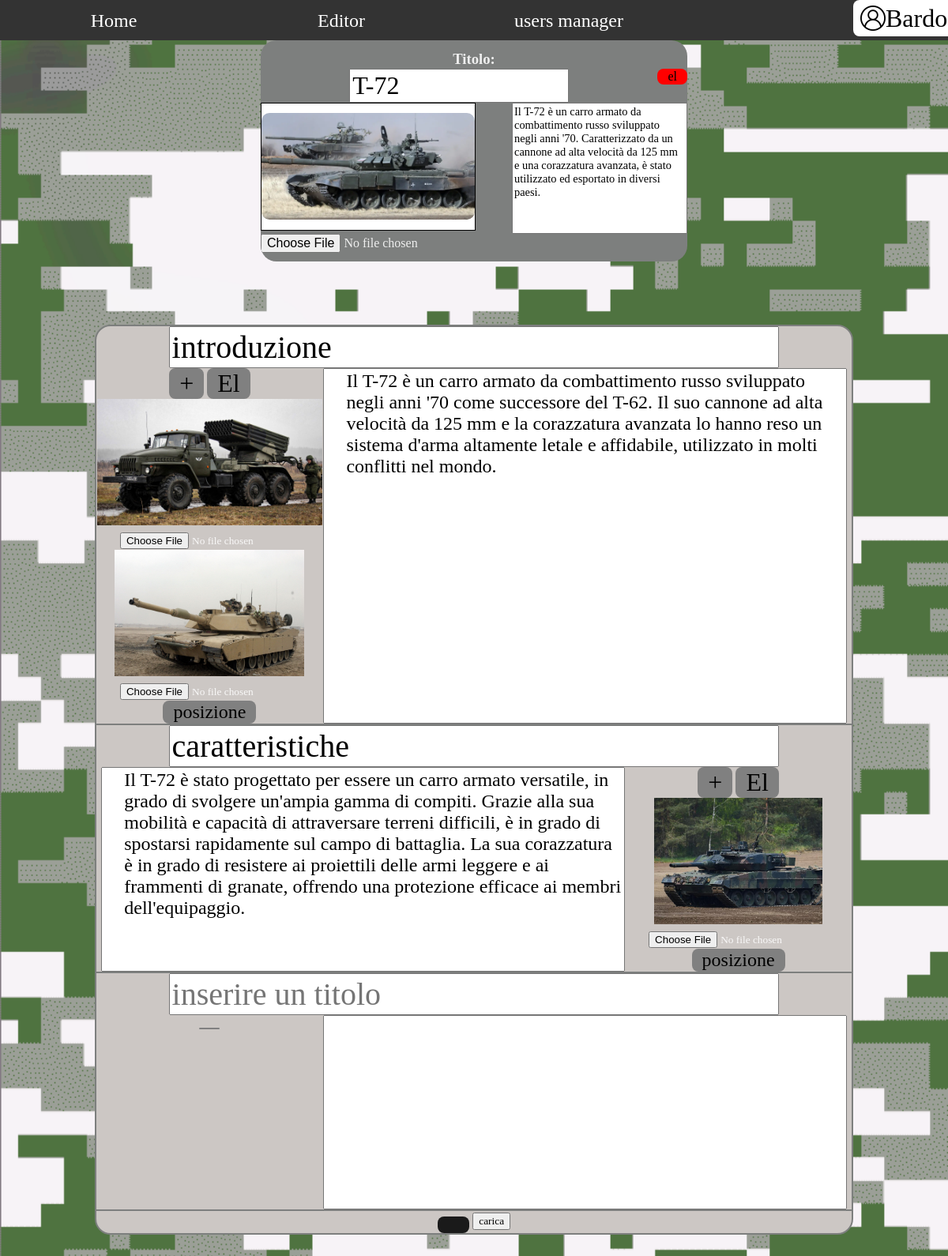
Screenshot of /modify.php?id=6 (signed in) with the database file from the repository.
### tables this page shows
CREATE TABLE articoli (
  id int(11) PRIMARY KEY NOT NULL AUTO_INCREMENT,
  titolo varchar(255) DEFAULT NULL,
  descrizione text DEFAULT NULL,
  giorno datetime DEFAULT NULL,
  logo int(11) DEFAULT -1,
  utente varchar(50) DEFAULT NULL,
  visualizzazioni int(11) DEFAULT 0,
  FOREIGN KEY (utente) REFERENCES utenti (username),
  FOREIGN KEY (logo) REFERENCES immagini (id)
);

CREATE TABLE immagini (
  id int(11) PRIMARY KEY NOT NULL AUTO_INCREMENT,
  nome varchar(255) DEFAULT NULL,
  logo bool DEFAULT 0
);

CREATE TABLE paragrafi (
  id int(11) NOT NULL AUTO_INCREMENT,
  articolo int(11) NOT NULL,
  titolo varchar(255) DEFAULT NULL,
  contenuto text DEFAULT NULL,
  stile int DEFAULT 0,
  PRIMARY KEY (id, articolo),
  FOREIGN KEY (articolo) REFERENCES articoli (id)
);

### modify.php (the view, shortened to what this page needs)
<?php
$id = $_GET["id"];
$num = 1;
?>
<!DOCTYPE html>
<html lang="it" >
    <head>
        <link rel="stylesheet" href="./css/common.css">
        <link rel="stylesheet" href="./css/editor.css">
    </head>
    <body onload="alert('load')">
        <div id="root">
            <div>
            <nav>
                <ul>
                    <li><a href="./index.php">Home</a></li>
                    <li><a href="./editor.php">Editor</a></li>
                    <li><?php
                        $pdo = new PDO("mysql:host=localhost; dbname=blog", "root", "");
                        if(!empty($_SESSION['user'])){
                            $text = "SELECT ruolo FROM utenti WHERE username = ?";
                            $query= $pdo->prepare($text);
                            $query->execute([$_SESSION['user']]);
                            $row = $query->fetch();
                            if($row['ruolo']=='ADMIN'){
                                echo '<a href="./manager.php">users manager</a>';
                            }
                        }
                        ?>
                    </li>
                    <li id="logli"><div id="loginBtn"
                    ><img src="./img/account.png" alt="">
                    <?php
                        if(!empty($_SESSION['user'])){
                            echo '<p>'.$_SESSION["user"]."</p>";
                        }
                        else{
                            echo '<p>Accedi</p>';
                        }
                    ?>
                    </div>
                </li>
                </ul>
                </nav>
                <?php
                    $pdo = new PDO("mysql:host=localhost; dbname=blog", "root", "");
                    $text = "SELECT articoli.*, immagini.nome FROM articoli, immagini WHERE articoli.id = ? AND articoli.logo = immagini.id";
                    $query= $pdo->prepare($text);
                    $query->execute([$id]);
                    $articolo = $query->fetch();
                    $text = "SELECT * FROM paragrafi WHERE articolo = ?";
                    $query= $pdo->prepare($text);
                    $query->execute([$id]);
                    $paragrafi = $query->fetchAll();
                    $immagini=array();
                    $text = "SELECT nome, idParagrafo FROM immagini, immaginiDiParagrafi WHERE immagini.id = idImmagine AND idParagrafo = ? AND idArticolo = ?";
                    $query= $pdo->prepare($text);
                    foreach ($paragrafi as $value) {
                        $query->execute([$value['id'], $value['articolo']]);
                        $aus = $query->fetchAll();
                        foreach ($aus as $val) {
                            array_push($immagini,$val);
                        }
                    };
                ?>
                <div class="App">
                    <form action="modify.php?id=<?php echo $id ?>&m=1" method="post" enctype="multipart/form-data">
                        <div id='editorContainer'>
                            <article>
                                <div id="ediTitContainer">
                                    <h3 id="editorH3">Titolo:</h3>
                                    <input id="editorTitolo" type="text" placeholder="inserire un titolo" <?php echo 'value="'.$articolo['titolo'].'"'?>></input>
                                    <button id="eliminaArt" type=button onclick="delArt(<?php echo $id?>)">el</button>
                                </div>
                                <textarea id='editorDescArt'placeholder="inserire una descrizione"><?php echo $articolo['descrizione']?></textarea>
                                <div id='editorImmagine'>
                                    <img id='editorImgArt' <?php echo 'src="./img/'.$articolo['nome'].'"'?>>
                                </div>
                                <div id='editorInputs'>
                                    <input id="editorInputImg" type="file" accept="image/*" name="inputImg0" onchange="getImgData('editorImgArt','editorInputImg')"/>
                                </div>
                            </article>
                        </div>
                        <div id='bodyArticolo'>
                            <div id='formArticolo'>
                                <article id="paragZone">
                                    <?php
                                        foreach ($paragrafi as $value) {
                                            echo '
                                            <div id="paragrafo'.$num.'" class="paragrafo" ';
                                            if($value['stile']==1)echo 'style="flex-direction: row-reverse;"';
                                            echo '>
                                                <div id="subTitleContainer'.$num.'" class="subTitleContainer">
                                                    <input id="subTitle'.$num.'" class="subTitle" type="text" placeholder="inserire un titolo" value='.$value['titolo'].'></input>
                                                </div>
                                                <div id="'.$num.'" class="immagini">
                                                    <button type="button" class="insertImgBtn" onclick="insertImg('.$num.')">+</button>
                                                    <button type="button" class="insertImgBtn" onclick="eliminaParag('.$id.','.$value['id'].')">El</button>'
                                            ;
                                            $i = 0;
                                            foreach ($immagini as $val) {
                                                if($val['idParagrafo']==$value['id']){
                                                    $i++;
                                                    echo '  <div id="imgAndBtnContainer'.$num.'" class="imgAndBtnContainer">
                                                                <img id="immagine'.$num.''.$i.'" class="immagine" src="./img/'.$val['nome'].'">
                                                                <div class="onputImgContainer">
                                                                    <input class="inputImg" id="inputImg'.$num.''.$i.'" name="inputImg'.$num.''.$i.'" type="file" accept="image/*" onchange="getImgData(\'immagine'.$num.''.$i.'\',\'inputImg'.$num.''.$i.'\')"/>
                                                                </div>
                                                                </div>
                                                                '
                                                    ;
                                                }
                                            }
                                            if($i>0){
                                                echo '<button class="changePos" type="button" onclick="changePos('.$num.')">posizione</button>';
                                            }
                                            echo'
                                                </div>
                                                <textarea id="textarea'.$num.'" type="text" class="paragrafoContent">'.$value['contenuto'].'</textarea>
                                            </div>
                                            ';
                                            $num++;
                                        }
                                    ?>
                                    <div id="paragrafo<?php echo $num?>" class="paragrafo">
                                                <div id="subTitleContainer<?php echo $num?>" class="subTitleContainer">
                                                    <input id="subTitle<?php echo $num?>" class="subTitle" type="text" placeholder="inserire un titolo"></input>
                                                </div>
                                                <div id="<?php echo $num?>" class="immagini">
                                                    <button type="button" class="insertImgBtn" onclick="insertImg(<?php echo $num?>)"></button>
                                                </div>
                                                <textarea id="textarea<?php echo $num?>" type="text" class="paragrafoContent"></textarea>
                                            </div>
                                </article>
                            <button type="button" onclick="insertParag()"></button>
                            <input type="submit" value="carica" onclick="invia(<?php echo $id;?>)"/>
                            </div>
                        </div>
                    </form>
                </div>
            </div>
        </div>
    </body>
</html>

### css/common.css (style rules this page uses)
* { font-family: font; }
:root { font-family: font; font-size: 16px; line-height: 24px; font-weight: 400; color-scheme: light dark; color: rgba(255, 255, 255, 0.87); background-color: #242424; font-synthesis: none; text-rendering: optimizeLegibility; -webkit-font-smoothing: antialiased; -moz-osx-font-smoothing: grayscale; -webkit-text-size-adjust: 100%; }
#root { position:inherit; width: 100%; text-align: center; }
html { min-height: 100vh; }
body { place-items:initial; min-width: 320px; min-height: 100vh; margin:0; display: flex; flex-direction: column; background-image:url('../img/background1.png'); background-repeat: no-repeat; background-size: cover; }
button { border-radius: 8px; border: 1px solid transparent; padding: 0.6em 1.2em; font-size: 1em; font-weight: 500; font-family: inherit; background-color: #1a1a1a; cursor: pointer; transition: border-color 0.25s; }
nav { z-index: 999; position: sticky; top:0; }
ul { list-style-type: none; margin: 0; padding: 0; overflow: hidden; background-color: #333; }
li { width: 24%; float: left; }
#loginBtn { background-color: white; width: 100%; color: black; display: inline-flex; align-items: center; border-radius: 8px; border: 1px solid transparent; max-height: 4vh; padding: 0.5vw 1vh; font-size: 1em; font-weight: 500; font-family: inherit; cursor: pointer; transition: border-color 0.25s; }
#loginBtn img { max-height: 4vh; height: auto; }
#loginBtn p { text-align: center; font-size: 200%; margin:0; }
li a { font-size: 3vh; min-height: 3vh; padding: 1.7vh 1vw; display: block; color: white; text-align: center; text-decoration: none; transition: background-color 0.5s, color 0.5s; }
#logli { width: 10%; float: right; align-items: baseline; }

### css/editor.css (style rules this page uses)
#editorH3 { margin: 0; }
#ediTitContainer { width: 100%; }
#editorTitolo { width: 50%; font-size: 200%; }
#editorDescArt { resize: none; font-size: 90%; float: right; width: 40%; height: 20vh; }
#editorImmagine { background-color: white; width: 50%; height: 10em; justify-content: center; display: flex; align-items: center; border: 1px black solid; }
#editorInputs { width: 100%; display: flex; }
#editorInputImg { font-size: 100%; }
#editorImgArt { max-width: 100%; max-height: 100%; border-radius: 10px; }
#editorContainer { min-height: 35vh; max-height: 35vh; text-overflow: ellipsis; overflow: hidden; display: inline-flex; justify-content: flex-end; align-items: center; flex-wrap: wrap; width: 45%; margin-right: 2.5%; margin-left: 2.5%; background-color: rgb(125,127,126); border-radius: 20px; transition: background-color 0.5s; }
#editorContainer article { width: 100%; }
#bodyArticolo { width: 80%; margin-left: auto; margin-right: auto; }
#formArticolo { min-height: 60vh; margin-left: auto; margin-right: auto; margin-bottom: 10vh; margin-top: 10vh; background-color: rgb(204, 199, 196); border: solid rgb(125,127,126) 2px; border-radius: 20px; }
.paragrafo { width: 100%; display: inline-flex; flex-wrap: wrap; border-bottom: solid rgb(125,127,126) 2px; }
.paragrafoContent { font-size: 150%; resize: none; text-align: start; min-height: 30vh; width: 66%; padding-left: 3%; }
.onputImgContainer { width: 100%; }
.immagini { width: 30%; }
.immagine { max-width:100%; max-height: 20vh; }
.insertImgBtn { background-color: grey; font-size: 200%; padding: 0 1vw; }
.changePos { background-color: grey; font-size: 150%; padding: 0 1vw; }
.subTitle { width: 80%; font-size:250%; margin-left: auto; margin-right: auto; }
.subTitleContainer { width: 100%; }
#eliminaArt { float: right; background-color: red; padding: 0 1vw; }

### rows the page displays
articoli: titolo "T-72", descrizione "Il T-72 è un carro armato da combattimento russo sviluppato negli anni '70. Caratterizzato da un cannone ad alta velocità da 125 mm e una corazzatura avanzata, è stato utilizzato ed esportato in diversi paesi.", logo.nome (picture)
paragrafi: titolo "introduzione", id 1 (drawn), contenuto "Il T-72 è un carro armato da combattimento russo sviluppato negli anni '70 come successore del T-62. Il suo cannone ad alta velocità da 125 mm e la corazzatura avanzata lo hanno reso un sistema d'arma altamente letale e affidabile, utilizzato in molti conflitti nel mondo."
paragrafi: titolo "caratteristiche", contenuto "Il T-72 è stato progettato per essere un carro armato versatile, in grado di svolgere un'ampia gamma di compiti. Grazie alla sua mobilità e capacità di attraversare terreni difficili, è in grado di spostarsi rapidamente sul campo di battaglia. La sua corazzatura è in grado di resistere ai proiettili delle armi leggere e ai frammenti di granate, offrendo una protezione efficace ai membri dell'equipaggio."

### other values shown
$_SESSION["user"] "Bardo"
